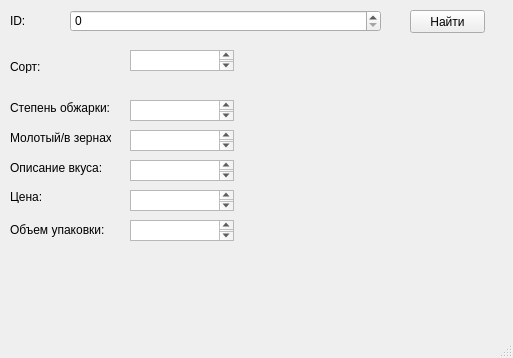
<?xml version="1.0" encoding="UTF-8"?>
<ui version="4.0">
 <class>MainWindow</class>
 <widget class="QMainWindow" name="MainWindow">
  <property name="geometry">
   <rect>
    <x>0</x>
    <y>0</y>
    <width>513</width>
    <height>358</height>
   </rect>
  </property>
  <property name="windowTitle">
   <string>MainWindow</string>
  </property>
  <widget class="QWidget" name="centralwidget">
   <widget class="QSpinBox" name="spinBox">
    <property name="geometry">
     <rect>
      <x>70</x>
      <y>10</y>
      <width>311</width>
      <height>22</height>
     </rect>
    </property>
   </widget>
   <widget class="QLabel" name="label">
    <property name="geometry">
     <rect>
      <x>10</x>
      <y>10</y>
      <width>47</width>
      <height>21</height>
     </rect>
    </property>
    <property name="text">
     <string>ID:</string>
    </property>
   </widget>
   <widget class="QPushButton" name="pushButton">
    <property name="geometry">
     <rect>
      <x>410</x>
      <y>10</y>
      <width>75</width>
      <height>23</height>
     </rect>
    </property>
    <property name="text">
     <string>Найти</string>
    </property>
   </widget>
   <widget class="QLabel" name="label_2">
    <property name="geometry">
     <rect>
      <x>10</x>
      <y>60</y>
      <width>47</width>
      <height>13</height>
     </rect>
    </property>
    <property name="text">
     <string>Сорт:</string>
    </property>
   </widget>
   <widget class="QLabel" name="label_3">
    <property name="geometry">
     <rect>
      <x>10</x>
      <y>100</y>
      <width>101</width>
      <height>16</height>
     </rect>
    </property>
    <property name="text">
     <string>Степень обжарки:</string>
    </property>
   </widget>
   <widget class="QLabel" name="label_4">
    <property name="geometry">
     <rect>
      <x>10</x>
      <y>130</y>
      <width>101</width>
      <height>16</height>
     </rect>
    </property>
    <property name="text">
     <string>Молотый/в зернах:</string>
    </property>
   </widget>
   <widget class="QLabel" name="label_5">
    <property name="geometry">
     <rect>
      <x>10</x>
      <y>160</y>
      <width>91</width>
      <height>16</height>
     </rect>
    </property>
    <property name="text">
     <string>Описание вкуса:</string>
    </property>
   </widget>
   <widget class="QLabel" name="label_6">
    <property name="geometry">
     <rect>
      <x>10</x>
      <y>190</y>
      <width>47</width>
      <height>13</height>
     </rect>
    </property>
    <property name="text">
     <string>Цена:</string>
    </property>
   </widget>
   <widget class="QLabel" name="label_7">
    <property name="geometry">
     <rect>
      <x>10</x>
      <y>220</y>
      <width>111</width>
      <height>20</height>
     </rect>
    </property>
    <property name="text">
     <string>Объем упаковки:</string>
    </property>
   </widget>
   <widget class="QTextEdit" name="coftype">
    <property name="geometry">
     <rect>
      <x>130</x>
      <y>50</y>
      <width>104</width>
      <height>21</height>
     </rect>
    </property>
   </widget>
   <widget class="QTextEdit" name="stepobj">
    <property name="geometry">
     <rect>
      <x>130</x>
      <y>100</y>
      <width>104</width>
      <height>21</height>
     </rect>
    </property>
   </widget>
   <widget class="QTextEdit" name="ground">
    <property name="geometry">
     <rect>
      <x>130</x>
      <y>130</y>
      <width>104</width>
      <height>21</height>
     </rect>
    </property>
   </widget>
   <widget class="QTextEdit" name="flavdiscr">
    <property name="geometry">
     <rect>
      <x>130</x>
      <y>160</y>
      <width>104</width>
      <height>21</height>
     </rect>
    </property>
   </widget>
   <widget class="QTextEdit" name="price">
    <property name="geometry">
     <rect>
      <x>130</x>
      <y>190</y>
      <width>104</width>
      <height>21</height>
     </rect>
    </property>
   </widget>
   <widget class="QTextEdit" name="obem">
    <property name="geometry">
     <rect>
      <x>130</x>
      <y>220</y>
      <width>104</width>
      <height>21</height>
     </rect>
    </property>
   </widget>
  </widget>
  <widget class="QMenuBar" name="menubar">
   <property name="geometry">
    <rect>
     <x>0</x>
     <y>0</y>
     <width>513</width>
     <height>21</height>
    </rect>
   </property>
  </widget>
  <widget class="QStatusBar" name="statusbar"/>
 </widget>
 <resources/>
 <connections/>
</ui>
